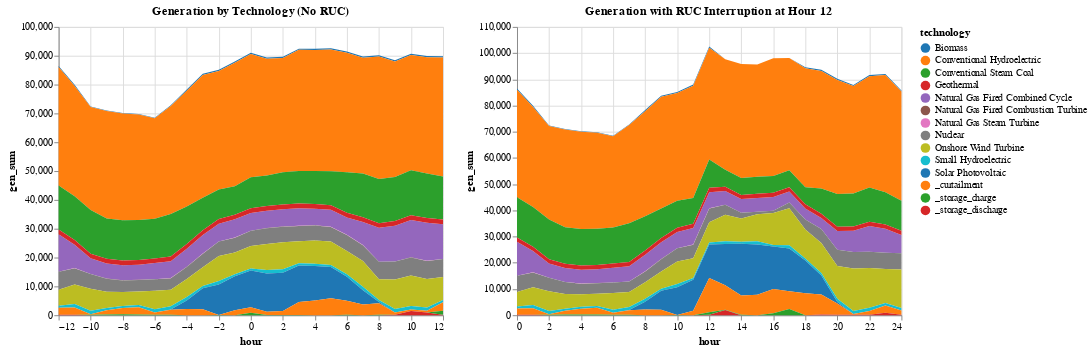

Here is the notebook cell this chart was saved with:
### Code cell
# Side-by-side (unfair) comparison of original vs RUC solutions
# original does not account for perturbed forecast
@vlplot(
    hconcat = [
        {
            data = sol_gen,
            mark = :area,
            encoding = {
                x = {field = :hour, type = "quantitative"},
                y = {field = :gen_sum, type = "quantitative", stack = :zero},
                color = {field = "technology", type = "nominal", scale = {scheme = "category10"}}
            },
            title = "Generation by Technology (No RUC)",
            width = 400, 
            height = 300
        },
        {
            data = combined_gen,
            mark = :area,
            encoding = {
                x = {field = :hour, type = "quantitative"},
                y = {field = :gen_sum, type = "quantitative", stack = :zero},
                color = {field = "technology", type = "nominal", scale = {scheme = "category10"}}
            },
            title = "Generation with RUC Interruption at Hour $(recommit_time)",
            width = 400, 
            height = 300
        }
    ]
)

### Figure 1 — Vega specification as saved in the notebook (floating-point values rounded to 4 significant figures; data arrays with more than 128 entries replaced by an {"elided": "..."} marker saying what was removed)
{"$schema": "https://vega.github.io/schema/vega/v5.json", "background": "white", "data": [{"name": "source_0", "values": {"elided": "350 records"}}, {"name": "source_1", "values": {"elided": "350 records"}}, {"name": "data_0", "source": "source_0", "transform": [{"as": "hour", "expr": "toNumber(datum[\"hour\"])", "type": "formula"}, {"field": "gen_sum", "groupby": ["technology"], "key": "hour", "method": "value", "type": "impute", "value": 0}, {"as": ["gen_sum_start", "gen_sum_end"], "field": "gen_sum", "groupby": ["hour"], "offset": "zero", "sort": {"field": ["technology"], "order": ["descending"]}, "type": "stack"}]}, {"name": "data_1", "source": "source_1", "transform": [{"as": "hour", "expr": "toNumber(datum[\"hour\"])", "type": "formula"}, {"field": "gen_sum", "groupby": ["technology"], "key": "hour", "method": "value", "type": "impute", "value": 0}, {"as": ["gen_sum_start", "gen_sum_end"], "field": "gen_sum", "groupby": ["hour"], "offset": "zero", "sort": {"field": ["technology"], "order": ["descending"]}, "type": "stack"}]}], "height": 300, "layout": {"align": "each", "bounds": "full", "padding": 20}, "legends": [{"fill": "color", "symbolType": "circle", "title": "technology"}], "marks": [{"axes": [{"aria": false, "domain": false, "grid": true, "gridScale": "concat_0_y", "labels": false, "maxExtent": 0, "minExtent": 0, "orient": "bottom", "scale": "concat_0_x", "tickCount": {"signal": "ceil(childWidth/40)"}, "ticks": false, "zindex": 0}, {"aria": false, "domain": false, "grid": true, "gridScale": "concat_0_x", "labels": false, "maxExtent": 0, "minExtent": 0, "orient": "left", "scale": "concat_0_y", "tickCount": {"signal": "ceil(height/40)"}, "ticks": false, "zindex": 0}, {"grid": false, "labelFlush": true, "labelOverlap": true, "orient": "bottom", "scale": "concat_0_x", "tickCount": {"signal": "ceil(childWidth/40)"}, "title": "hour", "zindex": 0}, {"grid": false, "labelOverlap": true, "orient": "left", "scale": "concat_0_y", "tickCount": {"signal": "ceil(height/40)"}, "title": "gen_sum", "zindex": 0}], "encode": {"update": {"height": {"signal": "height"}, "width": {"signal": "childWidth"}}}, "marks": [{"encode": {"update": {"height": {"field": {"group": "height"}}, "width": {"field": {"group": "width"}}}}, "from": {"facet": {"data": "data_0", "groupby": ["technology"], "name": "faceted_path_concat_0_main"}}, "marks": [{"encode": {"update": {"defined": {"signal": "isValid(datum[\"hour\"]) && isFinite(+datum[\"hour\"]) && isValid(datum[\"gen_sum\"]) && isFinite(+datum[\"gen_sum\"])"}, "description": {"signal": "\"hour: \" + (format(datum[\"hour\"], \"\")) + \"; gen_sum: \" + (format(datum[\"gen_sum\"], \"\")) + \"; technology: \" + (isValid(datum[\"technology\"]) ? datum[\"technology\"] : \"\"+datum[\"technology\"])"}, "fill": {"field": "technology", "scale": "color"}, "orient": {"value": "vertical"}, "x": {"field": "hour", "scale": "concat_0_x"}, "y": {"field": "gen_sum_end", "scale": "concat_0_y"}, "y2": {"field": "gen_sum_start", "scale": "concat_0_y"}}}, "from": {"data": "faceted_path_concat_0_main"}, "name": "concat_0_marks", "sort": {"field": "datum[\"hour\"]"}, "style": ["area"], "type": "area"}], "name": "concat_0_pathgroup", "type": "group"}], "name": "concat_0_group", "style": "cell", "title": {"frame": "group", "text": "Generation by Technology (No RUC)"}, "type": "group"}, {"axes": [{"aria": false, "domain": false, "grid": true, "gridScale": "concat_1_y", "labels": false, "maxExtent": 0, "minExtent": 0, "orient": "bottom", "scale": "concat_1_x", "tickCount": {"signal": "ceil(childWidth/40)"}, "ticks": false, "zindex": 0}, {"aria": false, "domain": false, "grid": true, "gridScale": "concat_1_x", "labels": false, "maxExtent": 0, "minExtent": 0, "orient": "left", "scale": "concat_1_y", "tickCount": {"signal": "ceil(height/40)"}, "ticks": false, "zindex": 0}, {"grid": false, "labelFlush": true, "labelOverlap": true, "orient": "bottom", "scale": "concat_1_x", "tickCount": {"signal": "ceil(childWidth/40)"}, "title": "hour", "zindex": 0}, {"grid": false, "labelOverlap": true, "orient": "left", "scale": "concat_1_y", "tickCount": {"signal": "ceil(height/40)"}, "title": "gen_sum", "zindex": 0}], "encode": {"update": {"height": {"signal": "height"}, "width": {"signal": "childWidth"}}}, "marks": [{"encode": {"update": {"height": {"field": {"group": "height"}}, "width": {"field": {"group": "width"}}}}, "from": {"facet": {"data": "data_1", "groupby": ["technology"], "name": "faceted_path_concat_1_main"}}, "marks": [{"encode": {"update": {"defined": {"signal": "isValid(datum[\"hour\"]) && isFinite(+datum[\"hour\"]) && isValid(datum[\"gen_sum\"]) && isFinite(+datum[\"gen_sum\"])"}, "description": {"signal": "\"hour: \" + (format(datum[\"hour\"], \"\")) + \"; gen_sum: \" + (format(datum[\"gen_sum\"], \"\")) + \"; technology: \" + (isValid(datum[\"technology\"]) ? datum[\"technology\"] : \"\"+datum[\"technology\"])"}, "fill": {"field": "technology", "scale": "color"}, "orient": {"value": "vertical"}, "x": {"field": "hour", "scale": "concat_1_x"}, "y": {"field": "gen_sum_end", "scale": "concat_1_y"}, "y2": {"field": "gen_sum_start", "scale": "concat_1_y"}}}, "from": {"data": "faceted_path_concat_1_main"}, "name": "concat_1_marks", "sort": {"field": "datum[\"hour\"]"}, "style": ["area"], "type": "area"}], "name": "concat_1_pathgroup", "type": "group"}], "name": "concat_1_group", "style": "cell", "title": {"frame": "group", "text": "Generation with RUC Interruption at Hour 12"}, "type": "group"}], "padding": 5, "scales": [{"domain": {"fields": [{"data": "data_0", "field": "technology"}, {"data": "data_1", "field": "technology"}], "sort": true}, "name": "color", "range": {"scheme": "category10"}, "type": "ordinal"}, {"domain": {"data": "data_0", "field": "hour"}, "name": "concat_0_x", "nice": true, "range": [0, {"signal": "childWidth"}], "type": "linear", "zero": false}, {"domain": {"data": "data_0", "fields": ["gen_sum_start", "gen_sum_end"]}, "name": "concat_0_y", "nice": true, "range": [{"signal": "height"}, 0], "type": "linear", "zero": true}, {"domain": {"data": "data_1", "field": "hour"}, "name": "concat_1_x", "nice": true, "range": [0, {"signal": "childWidth"}], "type": "linear", "zero": false}, {"domain": {"data": "data_1", "fields": ["gen_sum_start", "gen_sum_end"]}, "name": "concat_1_y", "nice": true, "range": [{"signal": "height"}, 0], "type": "linear", "zero": true}], "signals": [{"name": "childWidth", "value": 400}]}
